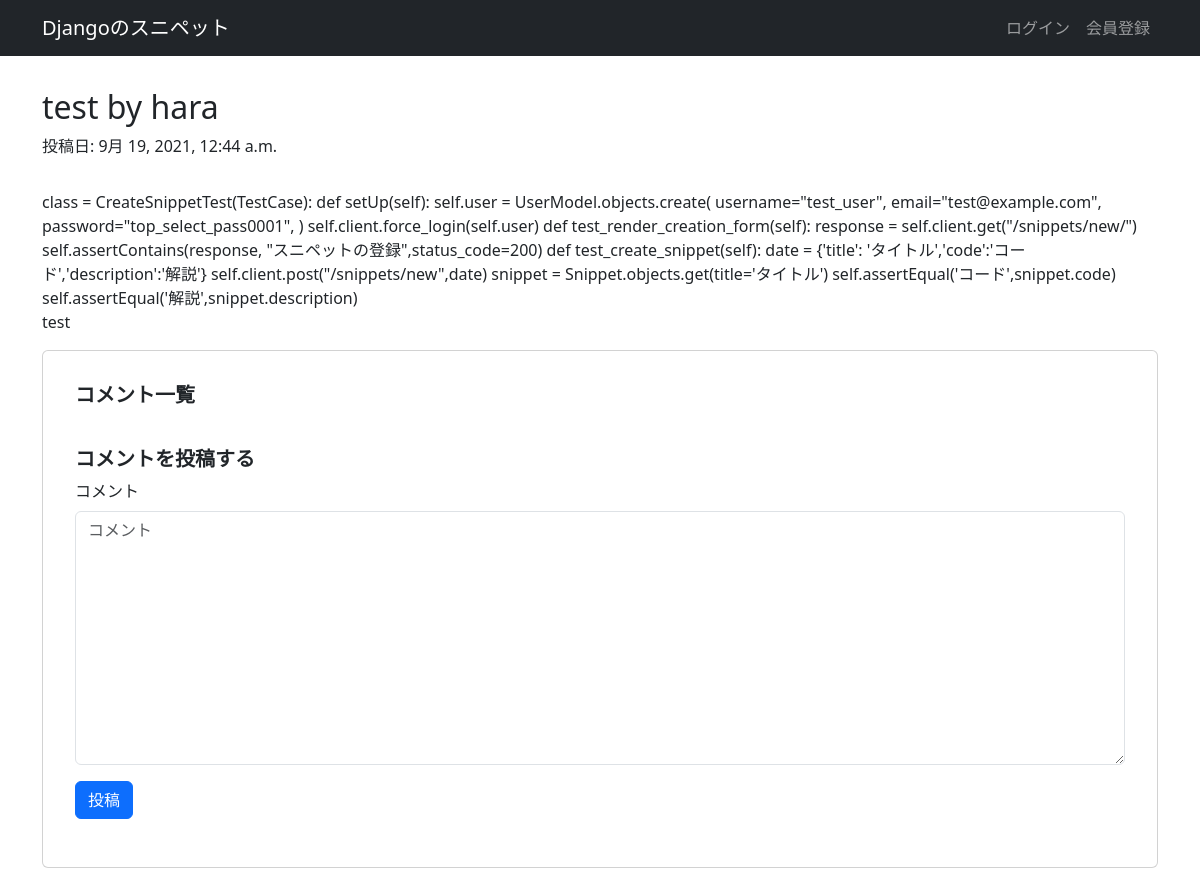
The app's page /snippets/1/, older data.
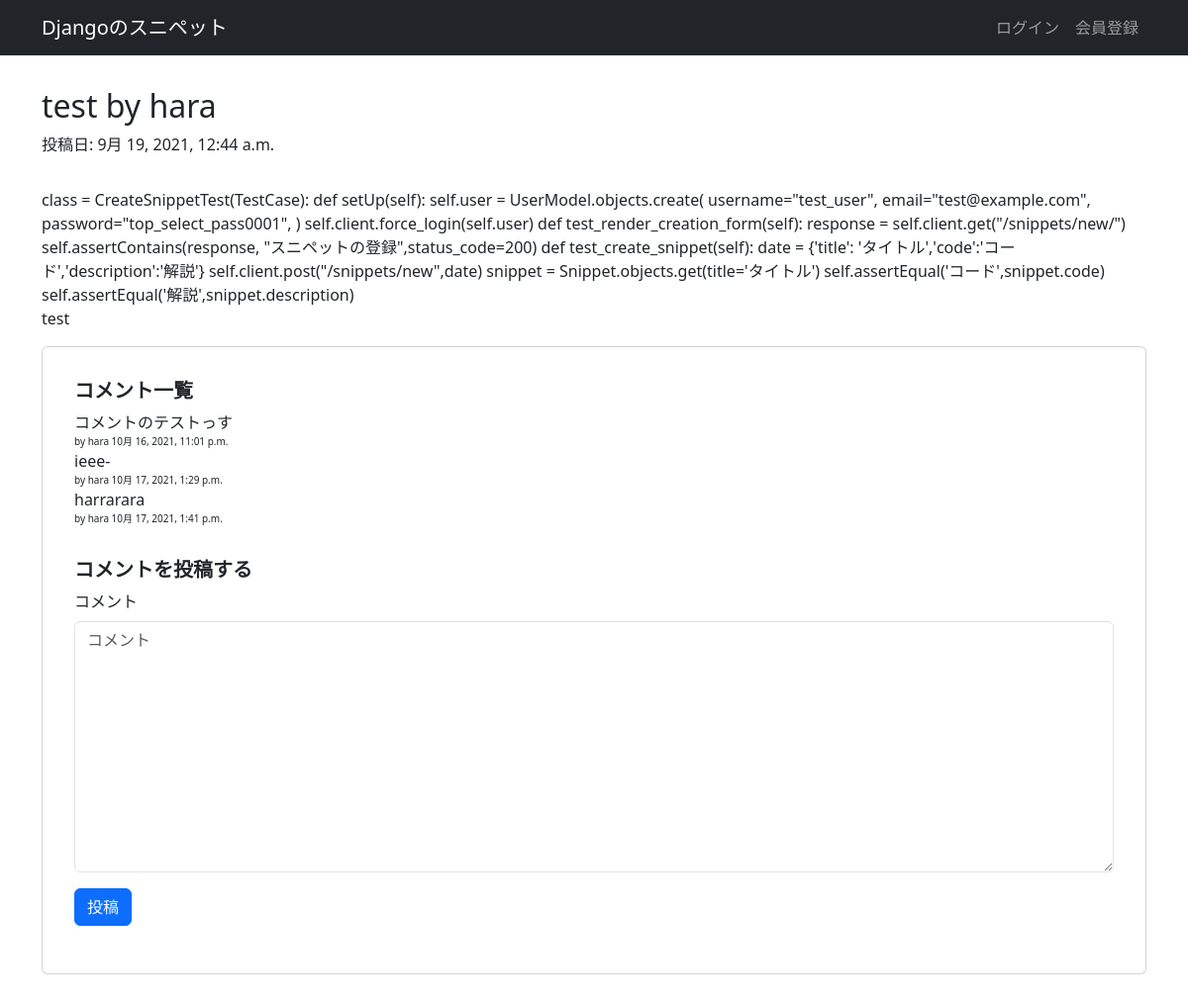
The same page, newer data.
### snippets/models.py (models this page shows, shortened)
class Snippet(models.Model):
	title = models.CharField('タイトル',max_length=128)
	code = models.TextField('コード', blank=True)
	description = models.TextField('説明',blank=True)
	created_by = models.ForeignKey(settings.AUTH_USER_MODEL,verbose_name="投稿者",on_delete=models.CASCADE)
	created_at = models.DateTimeField("投稿日", auto_now_add=True)
	update_at = models.DateTimeField("更新日",auto_now=True)

class Comment(models.Model):
	text = models.TextField('コメント',blank=True)
	commented_at = models.DateTimeField("投稿日", auto_now_add=True)
	commented_to = models.ForeignKey(Snippet,verbose_name="スニペット",on_delete=models.CASCADE)
	commented_by = models.ForeignKey(settings.AUTH_USER_MODEL,verbose_name="投稿者",on_delete=models.CASCADE)

### snippets/views.py (the view)
# urls.py: path("<int:snippet_id>/", views.snippets_detail, name="snippet_detail"),
def snippets_detail(request, snippet_id):
	snippet = get_object_or_404(Snippet, pk=snippet_id)
	try:
		comments = Comment.objects.filter(commented_to=snippet)
	except Exception as e:
		comments = None
	if request.method == "POST":
		form = CommentForm(request.POST)
		if form.is_valid():
			comment = form.save(commit=False)
			comment.commented_by = request.user
			comment.commented_to = snippet
			comment.save()
			form = CommentForm()
	else:
		form = CommentForm()
	return render(request, "snippets/snippet_detail.html",\
		{'snippet':snippet,'comments':comments, 'form':form})

### snippets/forms.py
class CommentForm(forms.ModelForm):
	class Meta():
		model = Comment
		fields = ('text',)

### snippets/templates/snippets/snippet_detail.html (shortened to what this page needs)
{% extends "base.html" %}
{% load pygmentize %}
{% load django_bootstrap5 %}
{% block main %}
<h2>{{ snippet.title }} by {{ snippet.created_by }} </h2>
<div class="snippet-date">
	投稿日: {{ snippet.created_at|date:"DATETIME_FORMAT" }}
</div>
<div class="source-code">
	{{ snippet.code|pygmentize:"python3" }}
</div>
<p> {{ snippet.description }} </p>
<div class="snippet-comment card" style="padding:2rem">
	<h5 style="font-weight: bold;"> コメント一覧</h5>
	<div class="comment-list">
		{% for comment in comments %}
			{{ comment.text }} <br>
			<span style="font-size:x-small;">by {{comment.commented_by}} {{comment.commented_at}}<br></span>
		{% endfor %}
	</div>
	<div class="comment-form">
		<h5 style="font-weight: bold;">コメントを投稿する</h5>
		<form method="post">
			{% bootstrap_form form show_label=False%}
			{% bootstrap_button button_type="submit" content="投稿" %}
		</form>
	</div>
</div>
{% endblock %}

### templates/base.html (shortened to what this page needs)
{% load static %}
{% load django_bootstrap5 %}
<html>
	<head>
		{% bootstrap_css %}
		<link rel="stylesheet" href="{% static 'snippets/css/style.css' %}">
	</head>
	<body>
		<nav class="navbar navbar-expand flex-md-row navbar-dark bg-dark">
			<div class="container justify-content-between">
				<a href="/" class="navbar-brand">Djangoのスニペット</a>
				<ul class="navbar-nav mr-md-2">
					{% if user.is_authenticated %}
					<li class="nav-item">
						<a class="nav-link" href="{% url 'logout' %}">ログアウト</a>
					</li>
					{% else %}
					<li class="nav-item">
						<a class="nav-link" href="{% url 'login' %}">ログイン</a>
					</li>
					<li class="nav-item">
						<a class="nav-link" href="{% url 'signup' %}">会員登録</a>
					</li>
					{% endif %}
				</ul>
			</div>
		</nav>
		<main>
			<div class="container">
				{% block main %}{% endblock %}
			</div>
		</main>
	</body>
</html>

### snippets/static/snippets/css/style.css (style rules this page uses)
main { padding: 2rem 0; }
.snippet-date { margin-bottom: 2rem; }
.comment-list { margin-bottom: 2rem; }

Row changes from the older to the newer data that the page shows:
added Comment: text "コメントのテストっす", commented_by "hara", commented_at "10月 16, 2021, 11:01 p.m."
added Comment: text "ieee-", commented_by "hara", commented_at "10月 17, 2021, 1:29 p.m."
added Comment: text "harrarara", commented_by "hara", commented_at "10月 17, 2021, 1:41 p.m."
